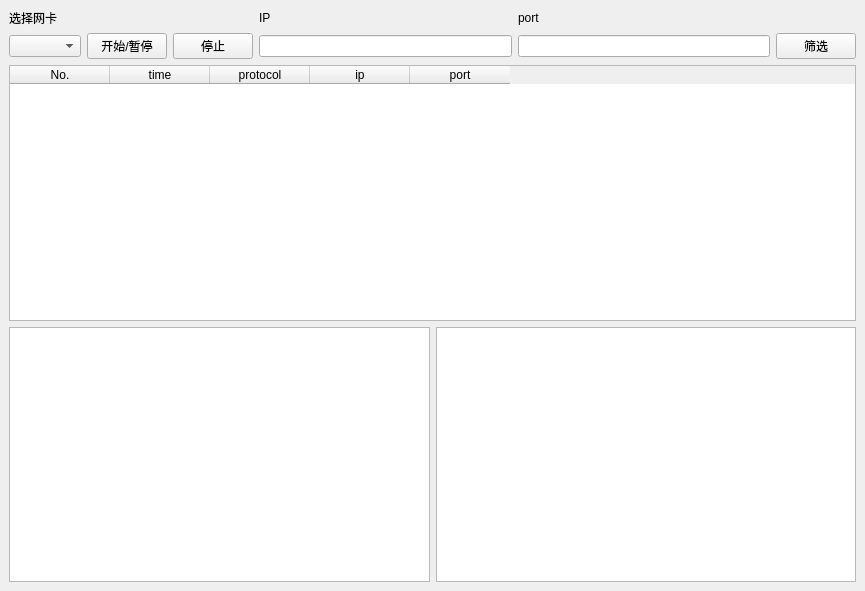
<?xml version="1.0" encoding="UTF-8"?>
<ui version="4.0">
 <class>MainWindow</class>
 <widget class="QMainWindow" name="MainWindow">
  <property name="geometry">
   <rect>
    <x>0</x>
    <y>0</y>
    <width>865</width>
    <height>591</height>
   </rect>
  </property>
  <property name="windowTitle">
   <string>MainWindow</string>
  </property>
  <widget class="QWidget" name="centralwidget">
   <layout class="QGridLayout" name="gridLayout">
    <item row="0" column="0">
     <layout class="QVBoxLayout" name="verticalLayout">
      <item>
       <layout class="QGridLayout" name="gridLayout_2">
        <item row="0" column="0" colspan="3">
         <widget class="QLabel" name="label">
          <property name="text">
           <string>选择网卡</string>
          </property>
         </widget>
        </item>
        <item row="1" column="0">
         <widget class="QComboBox" name="comboBox"/>
        </item>
        <item row="1" column="1">
         <widget class="QPushButton" name="pushButton">
          <property name="text">
           <string>开始/暂停</string>
          </property>
         </widget>
        </item>
        <item row="1" column="2">
         <widget class="QPushButton" name="pushButton_2">
          <property name="text">
           <string>停止</string>
          </property>
         </widget>
        </item>
        <item row="1" column="3">
         <widget class="QLineEdit" name="lineEdit"/>
        </item>
        <item row="1" column="5">
         <widget class="QLineEdit" name="lineEdit_2"/>
        </item>
        <item row="1" column="6">
         <widget class="QPushButton" name="pushButton_3">
          <property name="text">
           <string>筛选</string>
          </property>
         </widget>
        </item>
        <item row="0" column="3">
         <widget class="QLabel" name="label_2">
          <property name="text">
           <string>IP</string>
          </property>
         </widget>
        </item>
        <item row="0" column="5">
         <widget class="QLabel" name="label_3">
          <property name="text">
           <string>port</string>
          </property>
         </widget>
        </item>
       </layout>
      </item>
      <item>
       <widget class="QTableWidget" name="tableWidget">
        <column>
         <property name="text">
          <string>No.</string>
         </property>
        </column>
        <column>
         <property name="text">
          <string>time</string>
         </property>
        </column>
        <column>
         <property name="text">
          <string>protocol</string>
         </property>
        </column>
        <column>
         <property name="text">
          <string>ip</string>
         </property>
        </column>
        <column>
         <property name="text">
          <string>port</string>
         </property>
        </column>
       </widget>
      </item>
      <item>
       <layout class="QHBoxLayout" name="horizontalLayout">
        <item>
         <widget class="QTextEdit" name="textEdit"/>
        </item>
        <item>
         <widget class="QTextEdit" name="textEdit_2"/>
        </item>
       </layout>
      </item>
     </layout>
    </item>
   </layout>
  </widget>
 </widget>
 <resources/>
 <connections/>
</ui>
